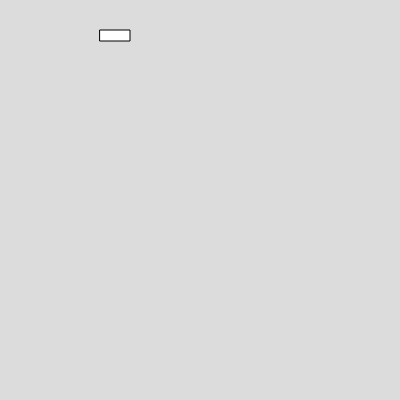
Frame 1 (no input)
Frame 60 (no input): blank canvas, image omitted
Frame 120 (the mouse pressed at the canvas centre since frame 60): blank canvas, image omitted

The p5.js sketch that drew this single still picture (run headless with seeded random() and noise() and a simulated clock; from frame 60 on, the mouse is pressed at the canvas centre):

// p5.js sketch
// ── sketch.js
var box1;
function setup() 

{


  createCanvas(400, 400);
box1=new Box(100,30,30,11,5,2);



}

function draw() 
{
  background(220);
box1.show();
box1.move_up();
}


// ── box.js
class Box
  {
    constructor(x,y,w,h,vx,vy)
    {
      this.x =x;
      this.y =y;
      this.w =w;
      this.h = h;
      this.vx = vx;
      this.vy=vy;
    }
    
    show()
    {
      rect(this.x,this.y,this.w,this.h)
    }
    
    move()
    {
      this.x = this.x+this.vx;
    }
move_up(){
this.y=this.y-this.vy;

}
  }

  
